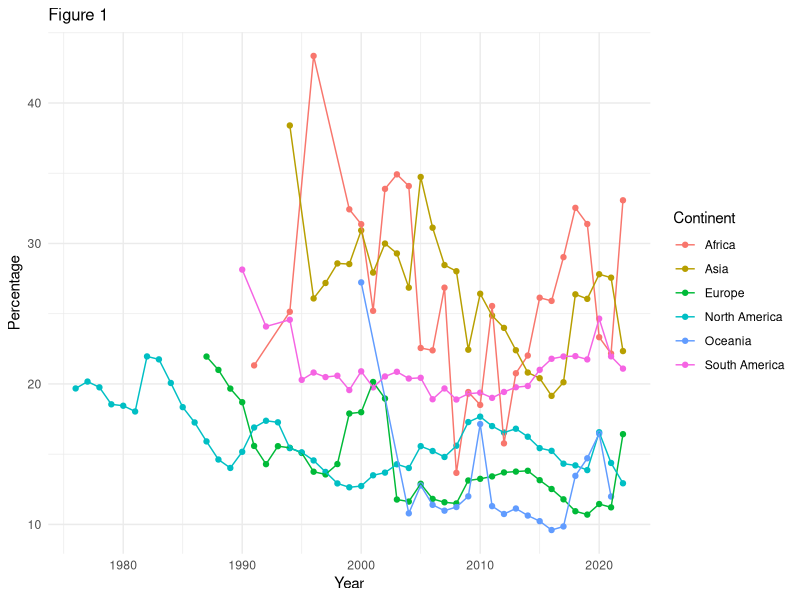
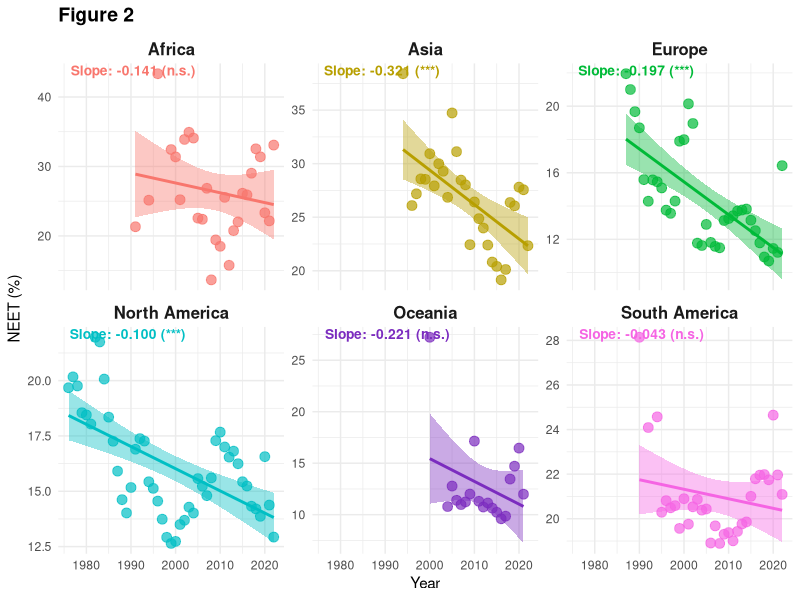

R code for these plots, in order: (Note: this script raises an error after producing the figures.)
## ---- chunk 1
# !!! NOTE THAT: by default, in the pdf file generated, it does not show the code
# chunk, if want to show chunk, change the line below to **echo = TRUE**
knitr::opts_chunk$set(echo = FALSE)
library(tidyverse)
library(ggplot2)
library(knitr)
library(purrr)
library(broom)
## ---- chunk 2
youth_neet <- read.csv("Exported_data/youth_neet_cleaned.csv")
gdp <- read.csv("Exported_data/gdp_per_capita_cleaned.csv")
## ---- chunk 3
youth_neet %>%
  group_by(Continent, Year) %>%
  summarise(
    NEET_avg = weighted.mean(Percentage_NEET, Population, na.rm = T),
    .groups = "drop"
  ) %>%
  ggplot(aes(x = Year, y = NEET_avg, colour = Continent)) +
  geom_point() +
  geom_line() +
  labs(
    x = "Year",
    y = "Percentage",
    title = "Figure 1"
  ) +
  theme_minimal() +
  theme(plot.title = element_text(
    size = 12,
    hjust = 0
  ))
## ---- chunk 4
# Calculate weighted averages by continent and year
# This accounts for population differences between countries
youth_summary <- youth_neet %>%
  group_by(Continent, Year) %>%
  summarise(NEET_avg = weighted.mean(Percentage_NEET, Population, na.rm = TRUE),
            .groups = "drop") %>%
  ungroup()

# Define color scheme for continents
continent_colors <- c(
  "Africa"        = "#F8766D",
  "Asia"          = "#B79F00",
  "Europe"        = "#00BA38",
  "North America" = "#00BFC4",
  "Oceania"       = "#7B2CBF",
  "South America" = "#F564E3"
)

# Calculate regression slopes
slope_neet_year <- youth_summary %>%
  group_by(Continent) %>%
  do({
    model <- lm(NEET_avg ~ Year, data = .)
    tidy_model <- tidy(model)
    slope_row <- tidy_model %>% filter(term == "Year")
    
    # Create result data frame with slope and p-value
    data.frame(
      Continent = unique(.$Continent),
      slope = slope_row$estimate,      # Rate of change per year
      p = slope_row$p.value,           # Statistical significance
      stringsAsFactors = FALSE
    )
  }) %>%
  ungroup()

# Create comprehensive comparison table
slope_neet_year <- slope_neet_year %>%
  mutate(
    # significance at 5% level
    significance = ifelse(p < 0.05, "Yes", "No"),
    
    # Star notation for significance levels
    sig_label = case_when(
      p < 0.001 ~ "***",   # Highly significant
      p < 0.01 ~ "**",     # Very significant
      p < 0.05 ~ "*",      # Significant
      TRUE ~ "n.s."             # Not significant
    )
  )

# The belwo table is commented out as it is not included in the report

# Display comparison table
# Shows side-by-side results for hypothesis testing
# kable(
#   slope_neet_year %>%
#     select(
#       Continent,
#       `Slope` = slope,
#       `P-value` = p,
#       `Significance` = sig_label,
#       `Significant at 5%? (with)` = significance
#     ),
#   digits = 4,
#   caption = "Hypothesis Testing Results: With and Without Outliers (IQR multiplier: 1.0)"
# )


# Prepare slope annotations for visualization
# Creates formatted labels showing slope and significance
slope_data <- slope_neet_year %>%
  select(Continent, slope, sig_label) %>%
  mutate(
    slope_label = paste0(
      "Slope: ", sprintf("%.3f", slope),  # Format to 3 decimal places
      " (", sig_label, ")"                # Add significance stars
    )
  )

# Create visualization
# Shows trends for all continents with regression lines
ggplot(youth_summary, aes(x = Year, y = NEET_avg)) +
  geom_point(aes(colour = Continent), alpha = 0.7, size = 3) +
  geom_smooth(aes(colour = Continent, fill = Continent),
              method = "lm", se = TRUE, linewidth = 1) +
  geom_text(data = slope_data,
            aes(label = slope_label, colour = Continent),
            x = -Inf, y = Inf, hjust = -0.1, vjust = 1.2,
            size = 3.5, fontface = "bold") +
  scale_colour_manual(values = continent_colors) +
  scale_fill_manual(values = continent_colors) +
  facet_wrap(~ Continent, scales = "free_y") +
  labs(
    title = "Figure 2",
    x = "Year",
    y = "NEET (%)"
  ) +
  theme_minimal() +
  theme(
    legend.position = "none",
    plot.title = element_text(size = 14, face = "bold"),
    strip.text = element_text(size = 12, face = "bold")
  )

## ---- chunk 5
# First, we merge the school enrollment and youth unemployment data into the
# youth summary data frame. Ignore NAs so that the weighted average calculation
# would be more calculating from the rest of the data.
youth_summary <- youth_neet %>%
  group_by(Continent, Year) %>%
  summarise(
    SE_avg = weighted.mean(School_Enrollment, Population, na.rm = TRUE),
    Unemp_avg = weighted.mean(Youth_Unemployment, Population, na.rm = T),
    .groups = "keep"
  ) %>%
  right_join(., youth_summary) %>%
  ungroup()


# Then we would like to calculate the correlation between NEET rate and school
# enrollment rate and youth unemployment rate.

# I used AI for this part, specifically how to turn the cor.test() result into
# a data frame.

Cor_NEET_Con <- (function() {
  SE_corr <- youth_neet %>%
    group_by(Continent) %>%
    summarise(
      test = list(cor.test(
        Percentage_NEET, School_Enrollment, method = "spearman",use = "complete.obs"
        )
      )
    ) %>%
    mutate(
      Corr_SE = map_dbl(test, ~ round(.x$estimate, 4)),
      P_Value_SE = map_dbl(test, ~ round(.x$p.value, 4))
    ) %>%
    select(-test)

  # please note that for spearman, p-test cannot deal with ties, so it just shows estimate 
  # ao 0.0000 is just an estimation of p-test which indicate the strong significance.
  Unemp_corr <- youth_neet %>%
    group_by(Continent) %>%
    summarise(
      test = list(cor.test(
        Percentage_NEET, Youth_Unemployment, method = "spearman", use = "complete.obs"
        )
      )
    ) %>%
    mutate(
      Corr_Unemp = map_dbl(test, ~ round(.x$estimate, 4)),
      P_Value_Unemp = map_dbl(test, ~ round(.x$p.value, 4))
    ) %>%
    select(-test)

  full_join(
    SE_corr, Unemp_corr,
    by = "Continent"
  )
})()

kable(Cor_NEET_Con,
  format = "markdown",
  caption = "Continental Correlation"
)
## ---- chunk 6
Cor_NEET_World <- (function() {
  NEET_SE <- cor.test(youth_neet$Percentage_NEET,
    youth_neet$School_Enrollment,
    method = "spearman",
    use = "complete.obs"
  )

  NEET_Unemp <- cor.test(youth_neet$Percentage_NEET,
    youth_neet$Youth_Unemployment,
    method = "spearman",
    use = "complete.obs",
  )
  
  data.frame(
    variable = c("Unemployment", "SE"),
    correlation = round(c(NEET_Unemp$estimate, NEET_SE$estimate), 4),
    p_value = round(c(NEET_Unemp$p.value, NEET_SE$p.value), 4)
  )
})()

kable(Cor_NEET_World,
  format = "markdown",
  caption = "Global Correlation"
)

## ---- chunk 7
# Note: these two graphs are not included in the written report

youth_neet %>% ggplot(aes(x = Percentage_NEET, y = School_Enrollment)) +
  geom_point(aes(colour = Continent), alpha = 0.4) + 
  geom_smooth(method = "lm")+
  theme_minimal()+
  labs(
    title = "School Enrolment (Tertiary) and NEET Percentage Comparison",
    y = "School Enrolment (%)",
    x = "NEET (%)"
  )+
  scale_colour_manual(values = continent_colors)

# Note that for some country the school enrolment rate is beyond 100%, that is not
# an error actually. As that percentage is calculated by 
# total population in tertiary education (irrespective of age) / offcial age for tertiary edu
# so making it possible, like Greece.

youth_neet %>% 
  ggplot(aes(x = Percentage_NEET, y = Youth_Unemployment)) +
  geom_point(aes(colour = Continent), alpha = 0.4) + 
  geom_smooth(method = "lm")+
  theme_minimal()+
  labs(
    title = "Youth Unemployment and NEET Percentage Comparison",
    y = "Youth Unemployment (%)",
    x = "NEET (%)"
  )+
  scale_colour_manual(values = continent_colors)
  
## ---- chunk 8
gdp_neet <- inner_join(gdp, youth_neet, by = c("Entity", "Code", "Year", "Continent"))

# Clean and restructure the merged dataset
gdp_neet <- gdp_neet %>% 
  select(Continent, Entity, Year, Gdp_per_capita, Percentage_NEET)

# Convert Continent to a factor for grouping and visualization
gdp_neet$Continent <- as.factor(gdp_neet$Continent)
## ---- chunk 9
# Perform correlation test at the global (country) level
# Tests the linear relationship between GDP per capita and NEET percentage
# across all countries and years in the dataset
global_cor_s <- cor.test(
  gdp_neet$Gdp_per_capita,
  gdp_neet$Percentage_NEET,
  method = "spearman"
)

global_cor_p <- cor.test(
  gdp_neet$Gdp_per_capita,
  gdp_neet$Percentage_NEET,
  method = "pearson"
)
# Display correlation results (r value, p-value, confidence interval)
global_cor_p
global_cor_s
## ---- chunk 10
ggplot(gdp_neet, aes(Gdp_per_capita, Percentage_NEET, color = Continent)) +
  geom_point(alpha = 0.7) +
  geom_smooth(method = "lm", se = FALSE, color = "black") +
  scale_x_log10() +
  labs(
    title = "GDP per Capita vs NEET (%) — Global",
    x = "GDP per Capita (log scale)",
    y = "NEET (%)"
  ) +
  theme_minimal()
## ---- chunk 11
# Aggregate data to the continent level by calculating mean values
continent_means <- gdp_neet %>%
  group_by(Continent) %>%
  summarise(
    Mean_GDP  = mean(Gdp_per_capita),
    Mean_NEET = mean(Percentage_NEET),
    .groups   = "drop"
  )

# Perform correlation test on continent-level aggregated data
# This tests whether continents with higher average GDP have lower average NEET
continent_cor_p <- cor.test(
  continent_means$Mean_GDP,
  continent_means$Mean_NEET,
  method = "pearson"
)

continent_cor_s <- cor.test(
  continent_means$Mean_GDP,
  continent_means$Mean_NEET,
  method = "spearman"
)
## ---- chunk 12
ggplot(continent_means, aes(Mean_GDP, Mean_NEET)) +
  geom_point(size = 4, aes(color = Continent)) +
  geom_text(aes(label = Continent), vjust = -1) +
  geom_smooth(method = "lm", se = FALSE, color = "black") +
  scale_x_log10() +
  labs(
    title = "Mean GDP vs Mean NEET — Continent Level",
    x = "Mean GDP per Capita (log scale)",
    y = "Mean NEET (%)"
  ) +
  theme_minimal()
## ---- chunk 13
# Take siginificance level at 0.05
ALPHA <- 0.05
# Create a summary table comparing the two levels of analysis
Correlation_GDP_NEET <- data.frame(
  Level = c("Global (Countries)", "Continent Means (6 points)"),
  Pearson_r = c(global_cor_p$estimate, continent_cor_p$estimate),
  Spearman_r = c(global_cor_s$estimate, continent_cor_s$estimate),
  
  # Extract p-values to assess statistical significance
  p_value = c(global_cor_p$p.value, continent_cor_p$p.value),
  N = c(nrow(gdp_neet), nrow(continent_means)),
  Significant = c(global_cor_p$p.value < ALPHA,
                  continent_cor_p$p.value < ALPHA)
)

# Display the results table for easy comparison
Correlation_GDP_NEET
